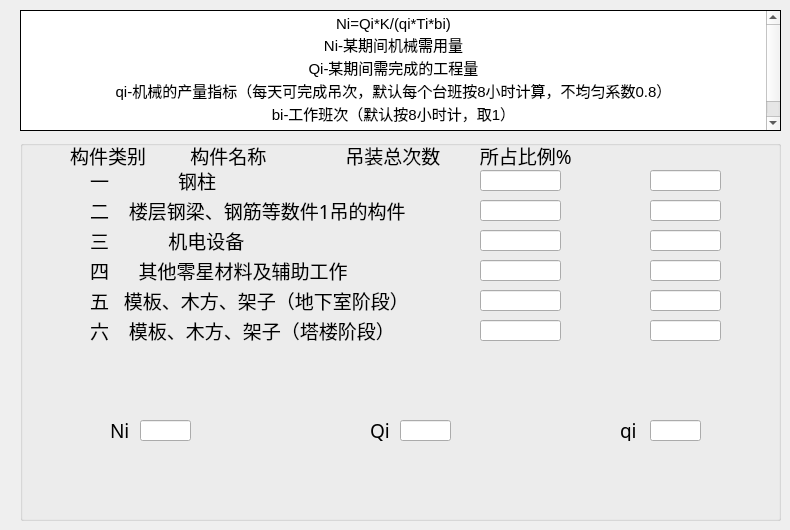
   <widget class="QWidget" name="tabTC">
    <attribute name="title">
     <string>塔吊计算</string>
    </attribute>
    <widget class="QGroupBox" name="groupBox">
     <property name="geometry">
      <rect>
       <x>20</x>
       <y>140</y>
       <width>761</width>
       <height>381</height>
      </rect>
     </property>
     <property name="title">
      <string/>
     </property>
     <widget class="QLabel" name="label">
      <property name="geometry">
       <rect>
        <x>70</x>
        <y>30</y>
        <width>241</width>
        <height>21</height>
       </rect>
      </property>
      <property name="font">
       <font>
        <family>宋体</family>
        <pointsize>14</pointsize>
       </font>
      </property>
      <property name="text">
       <string>一              钢柱</string>
      </property>
     </widget>
     <widget class="QLabel" name="label_3">
      <property name="geometry">
       <rect>
        <x>70</x>
        <y>60</y>
        <width>411</width>
        <height>21</height>
       </rect>
      </property>
      <property name="font">
       <font>
        <family>宋体</family>
        <pointsize>14</pointsize>
       </font>
      </property>
      <property name="text">
       <string>二    楼层钢梁、钢筋等数件1吊的构件</string>
      </property>
     </widget>
     <widget class="QLabel" name="label_5">
      <property name="geometry">
       <rect>
        <x>70</x>
        <y>90</y>
        <width>221</width>
        <height>21</height>
       </rect>
      </property>
      <property name="font">
       <font>
        <family>宋体</family>
        <pointsize>14</pointsize>
       </font>
      </property>
      <property name="text">
       <string>三            机电设备</string>
      </property>
     </widget>
     <widget class="QLabel" name="label_7">
      <property name="geometry">
       <rect>
        <x>70</x>
        <y>120</y>
        <width>311</width>
        <height>21</height>
       </rect>
      </property>
      <property name="font">
       <font>
        <family>宋体</family>
        <pointsize>14</pointsize>
       </font>
      </property>
      <property name="text">
       <string>四      其他零星材料及辅助工作</string>
      </property>
     </widget>
     <widget class="QLabel" name="label_9">
      <property name="geometry">
       <rect>
        <x>70</x>
        <y>150</y>
        <width>361</width>
        <height>21</height>
       </rect>
      </property>
      <property name="font">
       <font>
        <family>宋体</family>
        <pointsize>14</pointsize>
       </font>
      </property>
      <property name="text">
       <string>五   模板、木方、架子（地下室阶段）</string>
      </property>
     </widget>
     <widget class="QLabel" name="label_11">
      <property name="geometry">
       <rect>
        <x>70</x>
        <y>180</y>
        <width>351</width>
        <height>21</height>
       </rect>
      </property>
      <property name="font">
       <font>
        <family>宋体</family>
        <pointsize>14</pointsize>
       </font>
      </property>
      <property name="text">
       <string>六    模板、木方、架子（塔楼阶段）</string>
      </property>
     </widget>
     <widget class="QLineEdit" name="lineEdit_1dz">
      <property name="geometry">
       <rect>
        <x>460</x>
        <y>30</y>
        <width>81</width>
        <height>21</height>
       </rect>
      </property>
     </widget>
     <widget class="QLabel" name="label_13">
      <property name="geometry">
       <rect>
        <x>50</x>
        <y>0</y>
        <width>671</width>
        <height>31</height>
       </rect>
      </property>
      <property name="font">
       <font>
        <family>宋体</family>
        <pointsize>14</pointsize>
       </font>
      </property>
      <property name="text">
       <string>构件类别         构件名称                吊装总次数        所占比例%</string>
      </property>
     </widget>
     <widget class="QLineEdit" name="lineEdit_1bl">
      <property name="geometry">
       <rect>
        <x>630</x>
        <y>30</y>
        <width>71</width>
        <height>21</height>
       </rect>
      </property>
     </widget>
     <widget class="QLineEdit" name="lineEdit_2dz">
      <property name="geometry">
       <rect>
        <x>460</x>
        <y>60</y>
        <width>81</width>
        <height>21</height>
       </rect>
      </property>
     </widget>
     <widget class="QLineEdit" name="lineEdit_3dz">
      <property name="geometry">
       <rect>
        <x>460</x>
        <y>90</y>
        <width>81</width>
        <height>21</height>
       </rect>
      </property>
     </widget>
     <widget class="QLineEdit" name="lineEdit_4dz">
      <property name="geometry">
       <rect>
        <x>460</x>
        <y>120</y>
        <width>81</width>
        <height>21</height>
       </rect>
      </property>
     </widget>
     <widget class="QLineEdit" name="lineEdit_5dz">
      <property name="geometry">
       <rect>
        <x>460</x>
        <y>150</y>
        <width>81</width>
        <height>21</height>
       </rect>
      </property>
     </widget>
     <widget class="QLineEdit" name="lineEdit_6dz">
      <property name="geometry">
       <rect>
        <x>460</x>
        <y>180</y>
        <width>81</width>
        <height>21</height>
       </rect>
      </property>
     </widget>
     <widget class="QLineEdit" name="lineEdit_2bl">
      <property name="geometry">
       <rect>
        <x>630</x>
        <y>60</y>
        <width>71</width>
        <height>21</height>
       </rect>
      </property>
     </widget>
     <widget class="QLineEdit" name="lineEdit_3bl">
      <property name="geometry">
       <rect>
        <x>630</x>
        <y>90</y>
        <width>71</width>
        <height>21</height>
       </rect>
      </property>
     </widget>
     <widget class="QLineEdit" name="lineEdit_4bl">
      <property name="geometry">
       <rect>
        <x>630</x>
        <y>120</y>
        <width>71</width>
        <height>21</height>
       </rect>
      </property>
     </widget>
     <widget class="QLineEdit" name="lineEdit_5bl">
      <property name="geometry">
       <rect>
        <x>630</x>
        <y>150</y>
        <width>71</width>
        <height>21</height>
       </rect>
      </property>
     </widget>
     <widget class="QLineEdit" name="lineEdit_6bl">
      <property name="geometry">
       <rect>
        <x>630</x>
        <y>180</y>
        <width>71</width>
        <height>21</height>
       </rect>
      </property>
     </widget>
     <widget class="QLabel" name="label_29">
      <property name="geometry">
       <rect>
        <x>90</x>
        <y>280</y>
        <width>21</width>
        <height>21</height>
       </rect>
      </property>
      <property name="font">
       <font>
        <family>宋体</family>
        <pointsize>14</pointsize>
       </font>
      </property>
      <property name="text">
       <string>Ni</string>
      </property>
     </widget>
     <widget class="QLineEdit" name="lineEdit_ni">
      <property name="geometry">
       <rect>
        <x>120</x>
        <y>280</y>
        <width>51</width>
        <height>21</height>
       </rect>
      </property>
     </widget>
     <widget class="QLabel" name="label_31">
      <property name="geometry">
       <rect>
        <x>350</x>
        <y>280</y>
        <width>21</width>
        <height>21</height>
       </rect>
      </property>
      <property name="font">
       <font>
        <family>宋体</family>
        <pointsize>14</pointsize>
       </font>
      </property>
      <property name="text">
       <string>Qi</string>
      </property>
     </widget>
     <widget class="QLineEdit" name="lineEdit_qi1">
      <property name="geometry">
       <rect>
        <x>380</x>
        <y>280</y>
        <width>51</width>
        <height>21</height>
       </rect>
      </property>
     </widget>
     <widget class="QLabel" name="label_33">
      <property name="geometry">
       <rect>
        <x>600</x>
        <y>280</y>
        <width>21</width>
        <height>21</height>
       </rect>
      </property>
      <property name="font">
       <font>
        <family>宋体</family>
        <pointsize>14</pointsize>
       </font>
      </property>
      <property name="text">
       <string>qi</string>
      </property>
     </widget>
     <widget class="QLineEdit" name="lineEdit_qi2">
      <property name="geometry">
       <rect>
        <x>630</x>
        <y>280</y>
        <width>51</width>
        <height>21</height>
       </rect>
      </property>
     </widget>
    </widget>
    <widget class="QTextBrowser" name="textBrowser">
     <property name="geometry">
      <rect>
       <x>20</x>
       <y>10</y>
       <width>761</width>
       <height>121</height>
      </rect>
     </property>
     <property name="frameShape">
      <enum>QFrame::Panel</enum>
     </property>
     <property name="frameShadow">
      <enum>QFrame::Plain</enum>
     </property>
     <property name="html">
      <string>&lt;!DOCTYPE HTML PUBLIC &quot;-//W3C//DTD HTML 4.0//EN&quot; &quot;http://www.w3.org/TR/REC-html40/strict.dtd&quot;&gt;
&lt;html&gt;&lt;head&gt;&lt;meta name=&quot;qrichtext&quot; content=&quot;1&quot; /&gt;&lt;style type=&quot;text/css&quot;&gt;
p, li { white-space: pre-wrap; }
&lt;/style&gt;&lt;/head&gt;&lt;body style=&quot; font-family:'SimSun'; font-size:9pt; font-weight:400; font-style:normal;&quot;&gt;
&lt;p align=&quot;center&quot; style=&quot; margin-top:0px; margin-bottom:0px; margin-left:0px; margin-right:0px; -qt-block-indent:0; text-indent:0px;&quot;&gt;&lt;span style=&quot; font-size:11pt;&quot;&gt;Ni=Qi*K/(qi*Ti*bi)&lt;/span&gt;&lt;/p&gt;
&lt;p align=&quot;center&quot; style=&quot; margin-top:0px; margin-bottom:0px; margin-left:0px; margin-right:0px; -qt-block-indent:0; text-indent:0px;&quot;&gt;&lt;span style=&quot; font-size:11pt;&quot;&gt;Ni-某期间机械需用量&lt;/span&gt;&lt;/p&gt;
&lt;p align=&quot;center&quot; style=&quot; margin-top:0px; margin-bottom:0px; margin-left:0px; margin-right:0px; -qt-block-indent:0; text-indent:0px;&quot;&gt;&lt;span style=&quot; font-size:11pt;&quot;&gt;Qi-某期间需完成的工程量&lt;/span&gt;&lt;/p&gt;
&lt;p align=&quot;center&quot; style=&quot; margin-top:0px; margin-bottom:0px; margin-left:0px; margin-right:0px; -qt-block-indent:0; text-indent:0px;&quot;&gt;&lt;span style=&quot; font-size:11pt;&quot;&gt;qi-机械的产量指标（每天可完成吊次，默认每个台班按8小时计算，不均匀系数0.8）&lt;/span&gt;&lt;/p&gt;
&lt;p align=&quot;center&quot; style=&quot; margin-top:0px; margin-bottom:0px; margin-left:0px; margin-right:0px; -qt-block-indent:0; text-indent:0px;&quot;&gt;&lt;span style=&quot; font-size:11pt;&quot;&gt;bi-工作班次（默认按8小时计，取1）&lt;/span&gt;&lt;/p&gt;
&lt;p align=&quot;center&quot; style=&quot; margin-top:0px; margin-bottom:0px; margin-left:0px; margin-right:0px; -qt-block-indent:0; text-indent:0px;&quot;&gt;&lt;span style=&quot; font-size:11pt;&quot;&gt;K-不均衡系数（默认取1.3）&lt;/span&gt;&lt;/p&gt;&lt;/body&gt;&lt;/html&gt;</string>
     </property>
    </widget>
   </widget>
